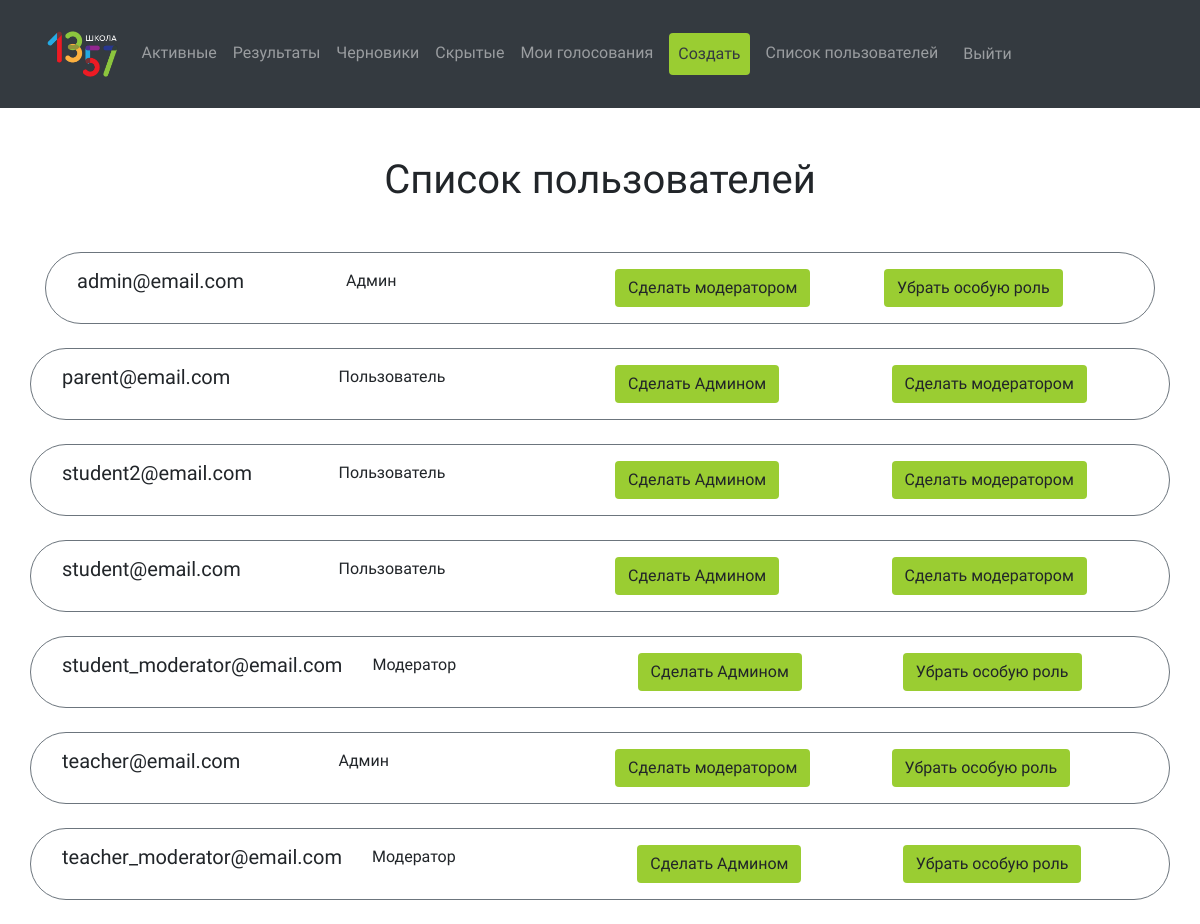
The app's page /users_list (signed in) with its own data.
### db_data/users.py (models this page shows, shortened)
class User(SqlAlchemyBase, UserMixin, SerializerMixin):
    __tablename__ = 'users'
    USER = 1
    ADMIN = 2
    MODERATOR = 3
    id = sqlalchemy.Column(sqlalchemy.Integer, primary_key=True, autoincrement=True)
    email = sqlalchemy.Column(sqlalchemy.String, index=True, unique=True)
    hashed_password = sqlalchemy.Column(sqlalchemy.String)
    icon = sqlalchemy.Column(sqlalchemy.String, nullable=True)
    role = sqlalchemy.Column(sqlalchemy.Integer, default=USER)
    group_id = sqlalchemy.Column(sqlalchemy.Integer, sqlalchemy.ForeignKey('groups.id'))
    group = orm.relation('Group')
    created_votes = orm.relation('Vote', back_populates='author')
    passed_votes = orm.relation("Vote",
                                secondary="users_to_votes",
                                back_populates="voters")
    answers = orm.relation("Answer",
                           secondary="users_to_answers",
                           back_populates="voters")
    @property
    def ru_role(self):
        return 'Пользователь' if int(self.role) == self.USER \
            else 'Модератор' if int(self.role) == self.MODERATOR \
            else 'Админ'
    @property
    def is_admin(self):
        return int(self.role) == self.ADMIN
    @property
    def is_moderator(self):
        return int(self.role) == self.MODERATOR

### main.py (the view)
@app.route('/users_list')
def users_list():
    db_sess = db_session.create_session()
    users = db_sess.query(User).order_by(User.email).all()
    return render_template('users_list.html',
                           title='Список пользователей',
                           users=users,
                           object=User)

### db_data/db_session.py (called while the page is built)
def create_session() -> Session:
    global __factory
    return __factory()

### main.py (called while the page is built)
@login_manager.user_loader
def load_user(user_id):
    db_sess = db_session.create_session()
    return db_sess.query(User).get(user_id)

### templates/users_list.html (shortened to what this page needs)
{% extends "base.html" %}
{% block content %}
<h1 class="text-center my-5"> {{ title }} </h1>
<div class="col">
    {% for user in users %}
    <div class="row my-4 p-3 border border-secondary rounded-pill">
        <div class="col">
            <h5> {{ user.email }} </h5>
        </div>
        <div class="col">
            {{ user.ru_role }}
        </div>
        {% if not user.is_admin %}
        <div class="col">
            <a class="btn green_btn" href="{{ url_for('change_role', user_id=user.id, new_role=object.ADMIN) }}">
                Сделать Админом
            </a>
        </div>
        {% endif %}
        {% if not user.is_moderator %}
        <div class="col">
            <a class="btn green_btn" href="{{ url_for('change_role', user_id=user.id, new_role=object.MODERATOR) }}">
                Сделать модератором
            </a>
        </div>
        {% endif %}
        {% if user.is_moderator or user.is_admin %}
        <div class="col">
            <a class="btn green_btn" href="{{ url_for('change_role', user_id=user.id, new_role=object.USER) }}">
                Убрать особую роль
            </a>
        </div>
        {% endif %}
    </div>
    </div>
    {% endfor %}
{% endblock %}

### static/css/style.css (style rules this page uses)
body { font-family: 'Montserrat Alternates', sans-serif; }
.green_btn { background-color: #9ACD32; }

### records on screen
User: email "admin@email.com", ru_role "Админ"
User: email "parent@email.com", ru_role "Пользователь"
User: email "student2@email.com", ru_role "Пользователь"
User: email "student@email.com", ru_role "Пользователь"
User: email "student_moderator@email.com", ru_role "Модератор"
User: email "teacher@email.com", ru_role "Админ"
User: email "teacher_moderator@email.com", ru_role "Модератор"

### other values on screen
{{ title }} "Список пользователей"
